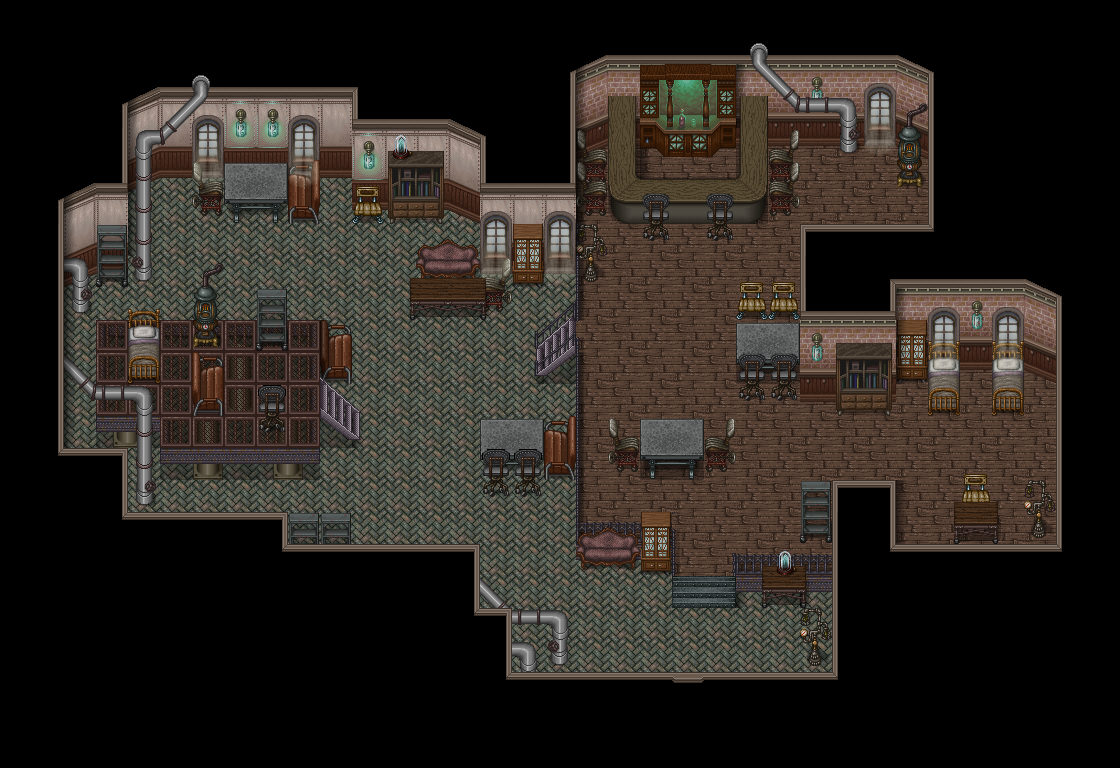

A 2D game scene composited from a Tiled map and its tileset images. What follows is a short description and the map's XML, with each tile layer's data collapsed to a summary:
An orthogonal 35x24 tile map with 32x32 px tiles, 1 tile layer (Ground).

<map height="24" orientation="orthogonal" tileheight="32" tilewidth="32" version="0.99b" width="35">
 <tileset firstgid="1" name="level-Tileset" tileheight="32" tilewidth="32">
  <image source="level-Tileset.png" />
 </tileset>
 <layer height="24" name="Ground" width="35">
  <data>[840 cells, 840 non-empty, 244 distinct tile ids]</data>
 </layer>
</map>